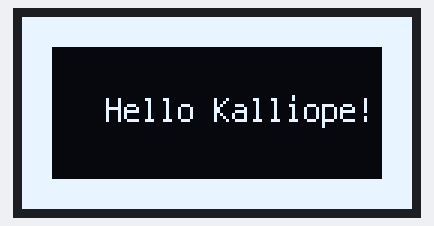
Bench run of a program on a simulated CircuitPython board. Parts: 130×64 one-colour display.

Above: at 0.1 s.

The program:

sh1106_ui.py
```python
import displayio
import board
import busio
import adafruit_displayio_sh1106
import terminalio
from adafruit_display_text import label
import time


class sh1106ui:
    WIDTH = 130
    HEIGHT = 64
    BORDER = 10

    #initialize display; if already initialized, pass the device. If not, then initialize the default
    def __init__(self,display=None):
        if display is None:
            displayio.release_displays()
            #i2c = busio.I2C(board.SCL1, board.SDA1)
            i2c=board.I2C()
            display_bus=displayio.I2CDisplay(i2c,device_address=60)
            self.display = adafruit_displayio_sh1106.SH1106(display_bus, width=self.WIDTH, height=self.HEIGHT)
        else:
            self.display=display

        # Make the display context
        self.splash = displayio.Group()
        self.display.show(self.splash)

        color_bitmap = displayio.Bitmap(self.WIDTH, self.HEIGHT, 1)
        color_palette = displayio.Palette(1)
        color_palette[0] = 0xFFFFFF  # White

        bg_sprite = displayio.TileGrid(color_bitmap, pixel_shader=color_palette, x=0, y=0)
        self.splash.append(bg_sprite)

        # Draw a smaller inner rectangle
        inner_bitmap = displayio.Bitmap(self.WIDTH - self.BORDER * 2, self.HEIGHT - self.BORDER * 2, 1)
        inner_palette = displayio.Palette(1)
        inner_palette[0] = 0x000000  # Black
        inner_sprite = displayio.TileGrid(
            inner_bitmap, pixel_shader=inner_palette, x=self.BORDER, y=self.BORDER
        )
        self.splash.append(inner_sprite)

        # Draw a label
        self.text_area = label.Label(
            terminalio.FONT, text="hello labscon", color=0xFFFFFF, x=28, y=self.HEIGHT // 2 - 1
        )
        self.splash.append(self.text_area)


    def drawtext(self,text="Hello LABSCON"):
        self.text_area.text=text

display=sh1106ui()
display.text_area.text="Hello Kalliope!"

while True:
    pass

while True:
    for i in range(1000):
        display.text_area.text = str(i)
#        time.sleep(1)
```
